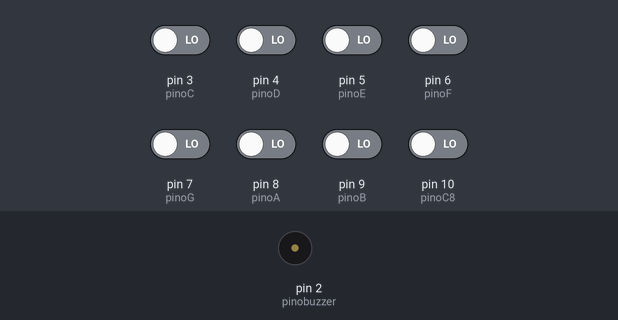
This sketch was run on a simulated Arduino Uno, built with avr-gcc and run on an emulated ATmega328P. Parts: buzzer (waves = sounding). Inputs (shaded band) come from the test bench; at power-on: pin 3 (pinoC), pin 4 (pinoD), pin 5 (pinoE), pin 6 (pinoF), pin 7 (pinoG), pin 8 (pinoA), pin 9 (pinoB), pin 10 (pinoC8) LOW.

Above: at 2.2 s.
2.3 s: pin 3 (pinoC) driven HIGH
At 2.8 s:
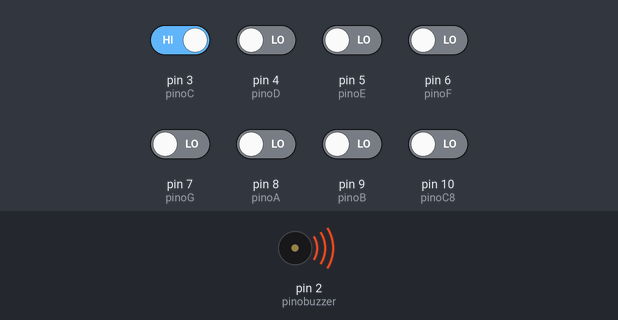
3.8 s: pin 3 (pinoC) driven LOW
At 5.0 s:
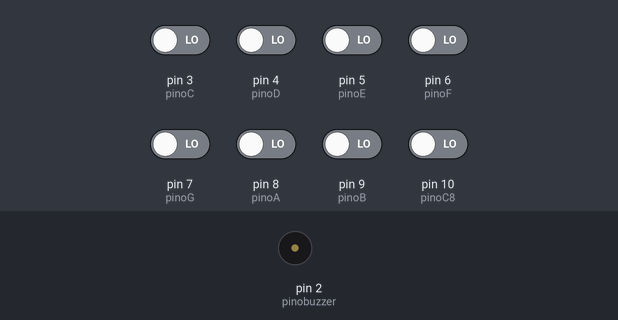
5.3 s: pin 4 (pinoD) driven HIGH
At 6.3 s:
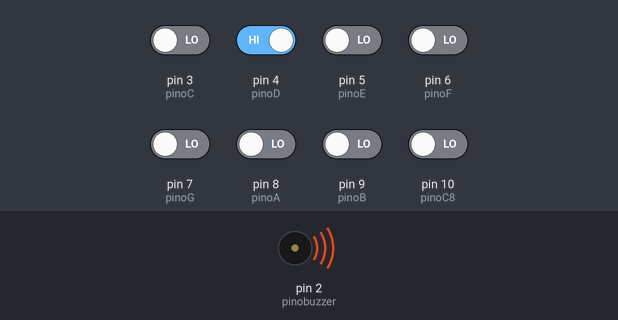
Timing chart, 0 to 8.3 s (numbered marks = the images above; inputs shaded):
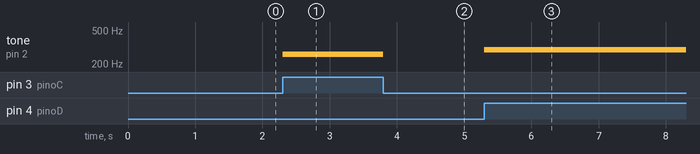

Measured:
- after the input at 2.3 s, tone on pin 2 (pinobuzzer): silent → 260 Hz at once
- after the input at 3.8 s, tone on pin 2 (pinobuzzer): 260 Hz → silent at once
- after the input at 5.3 s, tone on pin 2 (pinobuzzer): silent → 292 Hz at once

The sketch:

LPA_exerciciopiano.ino
```cpp
#define pinobuzzer 2
#define pinoC 3
#define pinoD 4
#define pinoE 5
#define pinoF 6
#define pinoG 7
#define pinoA 8
#define pinoB 9
#define pinoC8 10

byte C, D, E, F, G, A, B, C8;

void setup() {
  // put your setup code here, to run once:

  pinMode(pinoC, INPUT);
  pinMode(pinoD, INPUT);
  pinMode(pinoE, INPUT);
  pinMode(pinoF, INPUT);
  pinMode(pinoG, INPUT);
  pinMode(pinoA, INPUT);
  pinMode(pinoB, INPUT);
  pinMode(pinoC8, INPUT);
  pinMode(pinobuzzer, OUTPUT);

  Serial.begin(9600);
  delay(1000);
}

void loop() {
  // put your main code here, to run repeatedly:
  C = digitalRead(pinoC);
  D = digitalRead(pinoD);
  E = digitalRead(pinoE);
  F = digitalRead(pinoF);
  G = digitalRead(pinoG);
  A = digitalRead(pinoA);
  B = digitalRead(pinoB);
  C8 = digitalRead(pinoC8);

  if (C == 1) {
    tone(pinobuzzer, 260);
  } else if (D == 1) {
    tone(pinobuzzer, 292);
  } else if (E == 1) {
    tone(pinobuzzer, 328);
  } else if (F == 1) {
    tone(pinobuzzer, 347);
  } else if (G == 1) {
    tone(pinobuzzer, 390);
  } else if (A == 1) {
    tone(pinobuzzer, 438);
  } else if (B == 1) {
    tone(pinobuzzer, 492);
  } else if (C8 == 1) {
    tone(pinobuzzer, 526);
  } else {
    noTone(pinobuzzer);
  }
}
```
